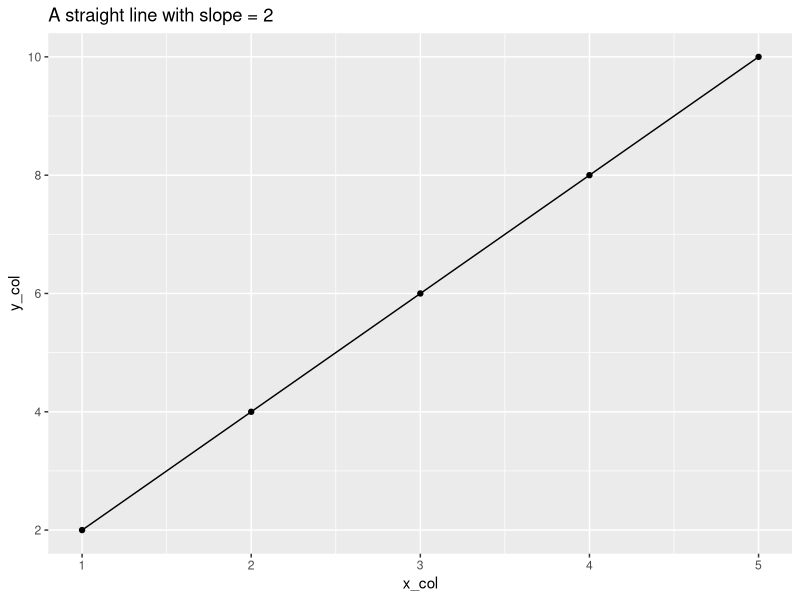

Here is the R script that generated this plot:
## ---- chunk 1
knitr::opts_chunk$set(echo = TRUE)
## ---- chunk 2
x <- c(1:5)
y <- c(2*x)
xy_dataframe <- data.frame(
  x_col = x,
  y_col = y
)
xy_dataframe
## ---- chunk 3
library(ggplot2)
ggplot(data=xy_dataframe, mapping=aes(x = x_col, y = y_col)) +
  geom_line() + 
  geom_point() +
  labs(title="A straight line with slope = 2")
